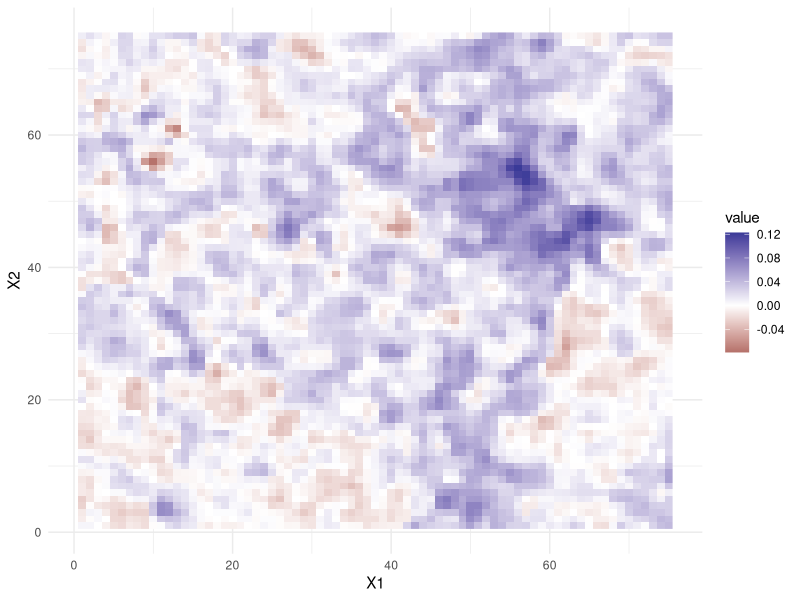

This chart was generated by the following R code: (Note: this script raises an error after producing the figure.)
setwd(dirname(rstudioapi::getActiveDocumentContext()$path))
rm(list=ls())

library(tidyverse)
library(MASS)
library(reshape)

## ---- a
seismic = as.vector(
  read.table('../data/seismic.dat', row.names=NULL))
seismic.df = melt(vapply(seq(1, 75), rep, rep(1,75), times=75))
seismic.df$value = seismic$V1

seismic.obs =
  ggplot(seismic.df, aes(x=X1, y=X2, fill=value)) +
  geom_raster() +
  scale_fill_gradient2() +
  theme_minimal()
ggsave("../figures/seismic_data.pdf", plot = seismic.obs,
       width=5.5, height=4, units="in")

## ---- b
n = nrow(seismic)
p_di_li0 = dnorm(seismic$V1, mean=0.02, sd=0.06)
p_di_li1 = dnorm(seismic$V1, mean=0.08, sd=0.06)
p_di = 0.5 * (p_di_li0 + p_di_li1)
p_li1_di = 0.5 * p_di_li1 / p_di
b_post_reals =
  replicate(10, as.integer(rbernoulli(n, p=p_li1_di)))

# Plot simulations
b_data =
  as_tibble(b_post_reals) %>%
  bind_cols(dplyr::select(seismic.df, X1, X2)) %>%
  gather(sim, value, -X1, -X2)

b_sims_plot =
  ggplot(b_data, aes(x=X1, y=X2, fill=factor(value))) +
  facet_wrap(~sim) +
  geom_raster() +
  scale_fill_brewer() +
  theme_minimal() +
  labs(fill="Value")
ggsave("../figures/b_sims.pdf", plot=b_sims_plot,
       width=6.5, height=5, units="in")

# Plot mean
b_mean_plot =
  dplyr::select(seismic.df, X1, X2) %>%
  add_column(mean=p_li1_di) %>%
  ggplot(aes(x=X1, y=X2, fill=mean)) +
  geom_raster() +
  theme_minimal()
ggsave("../figures/b_mean.pdf", plot=b_mean_plot,
       width=5.5, height=4, units="in")

# Plot variance
b_var_plot =
  dplyr::select(seismic.df, X1, X2) %>%
  add_column(var=p_li1_di * (1 - p_li1_di)) %>%
  ggplot(aes(x=X1, y=X2, fill=var)) +
  geom_raster() +
  theme_minimal()
ggsave("../figures/b_var.pdf", plot=b_var_plot,
       width=5.5, height=4, units="in")

# Plot MMAP
b_mmap_plot =
  dplyr::select(seismic.df, X1, X2) %>%
  add_column(mmap=as.integer(p_li1_di > 0.5)) %>%
  ggplot(aes(x=X1, y=X2, fill=factor(mmap))) +
  geom_raster() +
  scale_fill_brewer() +
  theme_minimal() +
  labs(fill="MMAP")
ggsave("../figures/b_mmap.pdf", plot=b_mmap_plot,
       width=5.5, height=4, units="in")
